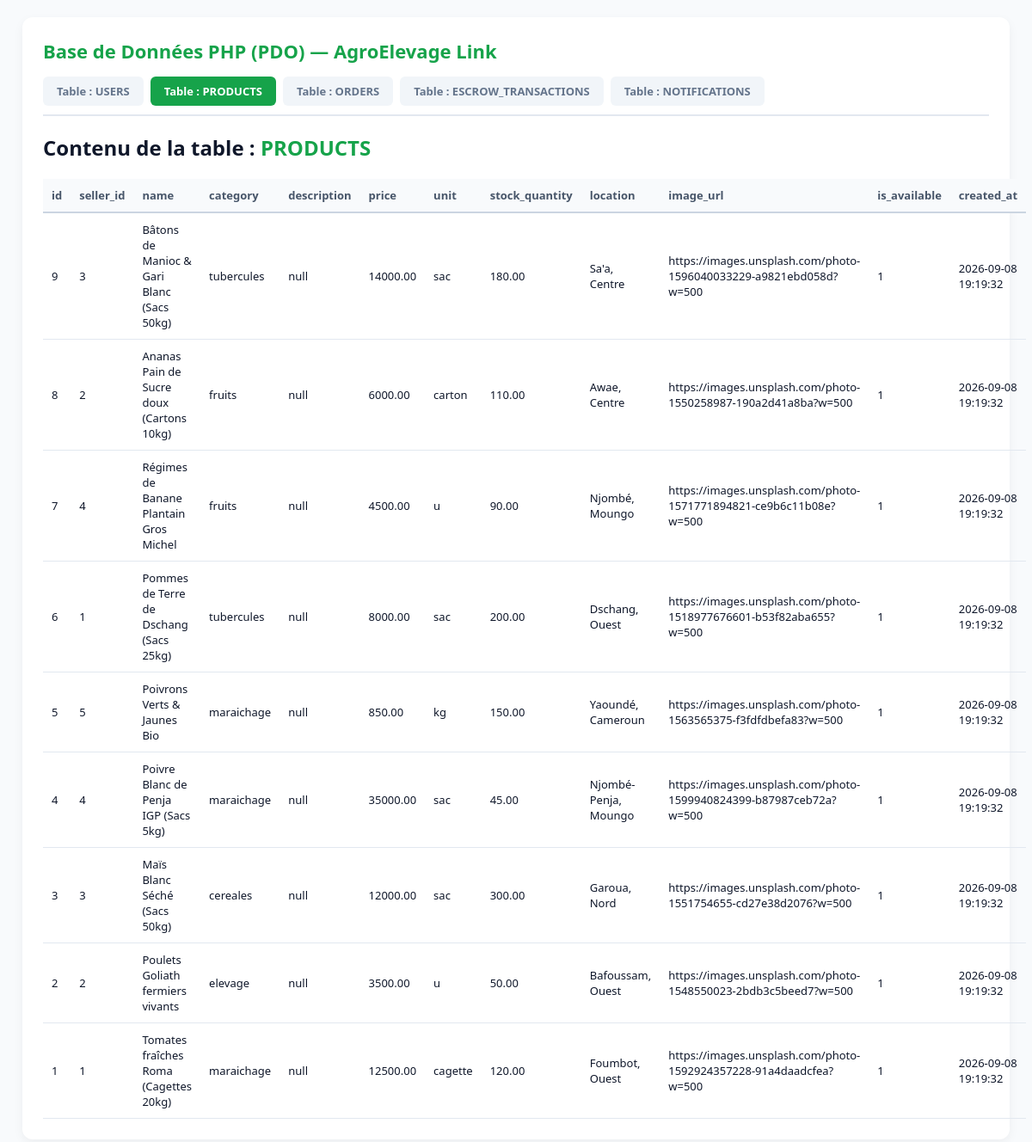
/api_php/admin_bdd.php?table=products, run on the app's committed database.
### tables this page shows
CREATE TABLE IF NOT EXISTS `products` (
  `id` INT AUTO_INCREMENT PRIMARY KEY,
  `seller_id` INT NOT NULL,
  `name` VARCHAR(200) NOT NULL,
  `category` VARCHAR(100) NOT NULL,
  `description` TEXT NULL,
  `price` DECIMAL(12,2) NOT NULL,
  `unit` VARCHAR(50) DEFAULT 'kg',
  `stock_quantity` DECIMAL(10,2) DEFAULT 0,
  `location` VARCHAR(150) DEFAULT 'Cameroun',
  `image_url` VARCHAR(255) NULL,
  `is_available` TINYINT(1) DEFAULT 1,
  `created_at` DATETIME DEFAULT CURRENT_TIMESTAMP,
  FOREIGN KEY (`seller_id`) REFERENCES `users`(`id`) ON DELETE CASCADE
);

### api_php/admin_bdd.php (the view, shortened to what this page needs)
<?php
require_once __DIR__ . '/config.php';
$table = $_GET['table'] ?? 'users';
$allowed_tables = ['users', 'products', 'orders', 'escrow_transactions', 'notifications'];
try {
    $stmt = $pdo->query("SELECT * FROM $table ORDER BY id DESC LIMIT 100");
    $rows = $stmt->fetchAll();
} catch (Exception $e) {
    $rows = [];
}
?>
<!DOCTYPE html>
<html lang="fr">
<head>
</head>
<body>
    <div class="container">
        <h1>Base de Données PHP (PDO) — AgroElevage Link</h1>
        <div class="tabs">
            <?php foreach ($allowed_tables as $t): ?>
                <a href="?table=<?= $t ?>" class="tab-btn <?= $table === $t ? 'active' : '' ?>">
                    Table : <?= strtoupper($t) ?>
                </a>
            <?php endforeach; ?>
        </div>
        <h2>Contenu de la table : <span style="color: #16a34a;"><?= strtoupper($table) ?></span></h2>
        <?php if (!empty($rows)): ?>
            <table>
                <thead>
                    <tr>
                        <?php foreach (array_keys($rows[0]) as $col): ?>
                            <th><?= htmlspecialchars($col) ?></th>
                        <?php endforeach; ?>
                    </tr>
                </thead>
                <tbody>
                    <?php foreach ($rows as $row): ?>
                        <tr>
                            <?php foreach ($row as $col => $val): ?>
                                <td><?= htmlspecialchars($val ?? 'null') ?></td>
                            <?php endforeach; ?>
                        </tr>
                    <?php endforeach; ?>
                </tbody>
            </table>
        <?php else: ?>
            <div class="empty">Aucun enregistrement trouvé dans la table <?= htmlspecialchars($table) ?>.</div>
        <?php endif; ?>
    </div>
</body>
</html>

### api_php/admin_bdd.php (style rules this page uses)
body { font-family: 'Segoe UI', Tahoma, Geneva, Verdana, sans-serif; background: #f8fafc; color: #0f172a; margin: 0; padding: 20px; }
.container { max-width: 1100px; margin: 0 auto; background: #ffffff; padding: 24px; border-radius: 12px; box-shadow: 0 4px 12px rgba(0,0,0,0.05); }
h1 { margin-top: 0; color: #16a34a; font-size: 22px; }
.tabs { display: flex; gap: 8px; margin-bottom: 20px; border-bottom: 2px solid #e2e8f0; padding-bottom: 10px; }
.tab-btn { text-decoration: none; padding: 8px 16px; border-radius: 6px; font-weight: 700; font-size: 13px; color: #64748b; background: #f1f5f9; }
.tab-btn.active { background: #16a34a; color: #ffffff; }
table { width: 100%; border-collapse: collapse; margin-top: 10px; font-size: 13px; }
th { background: #f8fafc; text-align: left; padding: 10px; border-bottom: 2px solid #cbd5e1; color: #475569; }
td { padding: 10px; border-bottom: 1px solid #e2e8f0; }

### data on the page
products: id "9", seller "3", name "Bâtons de Manioc & Gari Blanc (Sacs 50kg)", category "tubercules", description "null", price "14000.00", unit "sac", stock_quantity "180.00", location "Sa'a, Centre", image_url "https://images.unsplash.com/photo-1596040033229-a9821ebd058d?w=500", is_available "1", created_at "2026-09-08 19:19:32"
products: id "8", seller "2", name "Ananas Pain de Sucre doux (Cartons 10kg)", category "fruits", description "null", price "6000.00", unit "carton", stock_quantity "110.00", location "Awae, Centre", image_url "https://images.unsplash.com/photo-1550258987-190a2d41a8ba?w=500", is_available "1", created_at "2026-09-08 19:19:32"
products: id "7", seller "4", name "Régimes de Banane Plantain Gros Michel", category "fruits", description "null", price "4500.00", unit "u", stock_quantity "90.00", location "Njombé, Moungo", image_url "https://images.unsplash.com/photo-1571771894821-ce9b6c11b08e?w=500", is_available "1", created_at "2026-09-08 19:19:32"
products: id "6", seller "1", name "Pommes de Terre de Dschang (Sacs 25kg)", category "tubercules", description "null", price "8000.00", unit "sac", stock_quantity "200.00", location "Dschang, Ouest", image_url "https://images.unsplash.com/photo-1518977676601-b53f82aba655?w=500", is_available "1", created_at "2026-09-08 19:19:32"
products: id "5", seller "5", name "Poivrons Verts & Jaunes Bio", category "maraichage", description "null", price "850.00", unit "kg", stock_quantity "150.00", location "Yaoundé, Cameroun", image_url "https://images.unsplash.com/photo-1563565375-f3fdfdbefa83?w=500", is_available "1", created_at "2026-09-08 19:19:32"
products: id "4", seller "4", name "Poivre Blanc de Penja IGP (Sacs 5kg)", category "maraichage", description "null", price "35000.00", unit "sac", stock_quantity "45.00", location "Njombé-Penja, Moungo", image_url "https://images.unsplash.com/photo-1599940824399-b87987ceb72a?w=500", is_available "1", created_at "2026-09-08 19:19:32"
products: id "3", seller "3", name "Maïs Blanc Séché (Sacs 50kg)", category "cereales", description "null", price "12000.00", unit "sac", stock_quantity "300.00", location "Garoua, Nord", image_url "https://images.unsplash.com/photo-1551754655-cd27e38d2076?w=500", is_available "1", created_at "2026-09-08 19:19:32"
products: id "2", seller "2", name "Poulets Goliath fermiers vivants", category "elevage", description "null", price "3500.00", unit "u", stock_quantity "50.00", location "Bafoussam, Ouest", image_url "https://images.unsplash.com/photo-1548550023-2bdb3c5beed7?w=500", is_available "1", created_at "2026-09-08 19:19:32"
products: id "1", seller "1", name "Tomates fraîches Roma (Cagettes 20kg)", category "maraichage", description "null", price "12500.00", unit "cagette", stock_quantity "120.00", location "Foumbot, Ouest", image_url "https://images.unsplash.com/photo-1592924357228-91a4daadcfea?w=500", is_available "1", created_at "2026-09-08 19:19:32"

### other printed values
$t "USERS"
$t "PRODUCTS"
$t "ORDERS"
$t "ESCROW_TRANSACTIONS"
$t "NOTIFICATIONS"
$table "PRODUCTS"
$col "id"
$col "seller_id"
$col "name"
$col "category"
$col "description"
$col "price"
$col "unit"
$col "stock_quantity"
$col "location"
